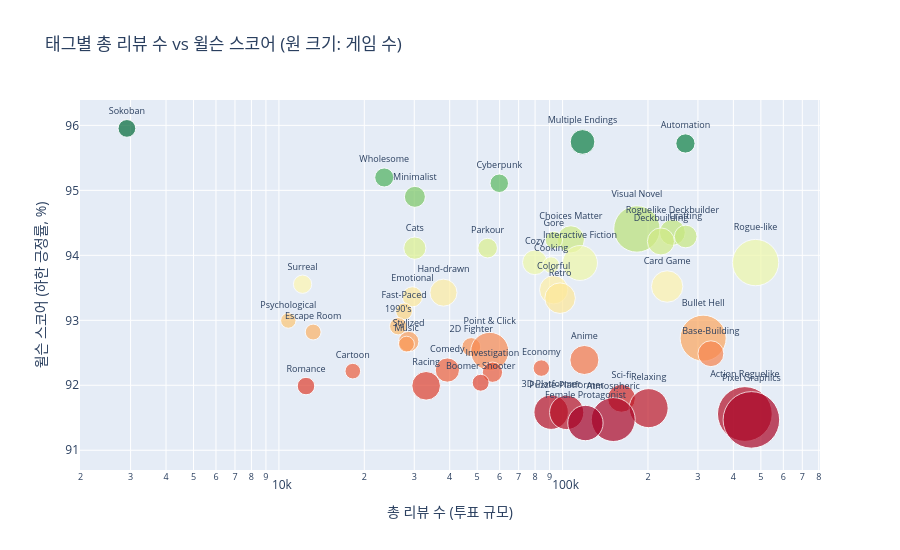

Notebook cell for this chart:
### Markdown cell above
## 태그별 총 리뷰 수 vs 윌슨 스코어 산점도

### Code cell
plot_scatter = tag_stats_filtered.head(50)

fig = px.scatter(
    plot_scatter,
    x='total_reviews_sum',
    y='wilson_score',
    size='game_count',
    color='wilson_score',
    color_continuous_scale='RdYlGn',
    text='tag',
    size_max=40,
    title='태그별 총 리뷰 수 vs 윌슨 스코어 (원 크기: 게임 수)',
    labels={
        'total_reviews_sum': '총 리뷰 수 (투표 규모)',
        'wilson_score': '윌슨 스코어 (하한 긍정률, %)',
        'game_count': '게임 수',
    },
    hover_data={'avg_positive_rate': ':.1f', 'game_count': True},
    log_x=True,
)
fig.update_traces(
    textposition='top center',
    textfont=dict(size=9),
)
fig.update_layout(height=550, coloraxis_showscale=False)
fig.show()

### Figure 1 — Plotly figure (JSON) as saved in the notebook; plotly's stock layout.template omitted (floating-point values rounded to 4 significant figures)
{"data": [{"customdata": [[95.37, 45.0], [87.55, 87.0], [82.43, 53.0], [91.75, 52.0], [86.17, 49.0], [92.08, 63.0], [89.41, 308.0], [84.4, 96.0], [74.77, 74.0], [85.26, 106.0], [81.43, 43.0], [83.87, 105.0], [86.83, 55.0], [91.62, 71.0], [90.01, 87.0], [84.61, 307.0], [87.21, 175.0], [83.16, 39.0], [91.22, 48.0], [83.49, 142.0], [86.46, 115.0], [87.77, 105.0], [88.46, 58.0], [88.58, 134.0], [91.88, 40.0], [85.74, 34.0], [86.53, 43.0], [84.37, 36.0], [85.96, 303.0], [86.25, 60.0], [87.64, 36.0], [83.63, 51.0], [87.74, 207.0], [76.91, 96.0], [87.79, 121.0], [74.28, 39.0], [89.8, 84.0], [85.63, 35.0], [84.13, 59.0], [87.99, 41.0], [79.75, 117.0], [90.3, 44.0], [84.14, 111.0], [90.89, 218.0], [86.4, 170.0], [90.72, 168.0], [84.9, 429.0], [86.11, 276.0], [88.06, 458.0], [88.12, 179.0]], "hovertemplate": "총 리뷰 수 (투표 규모)=%{x}<br>윌슨 스코어 (하한 긍정률, %)=%{marker.color}<br>게임 수=%{customdata[1]}<br>tag=%{text}<br>avg_positive_rate=%{customdata[0]:.1f}<extra></extra>", "legendgroup": "", "marker": {"color": [95.95, 95.75, 95.72, 95.2, 95.11, 94.9, 94.41, 94.35, 94.29, 94.25, 94.24, 94.21, 94.11, 94.11, 93.89, 93.89, 93.88, 93.85, 93.56, 93.52, 93.47, 93.43, 93.36, 93.34, 93.14, 93.0, 92.91, 92.82, 92.73, 92.67, 92.63, 92.59, 92.52, 92.49, 92.39, 92.26, 92.23, 92.22, 92.2, 92.04, 91.99, 91.99, 91.8, 91.65, 91.59, 91.58, 91.56, 91.47, 91.47, 91.42], "coloraxis": "coloraxis", "size": [45, 87, 53, 52, 49, 63, 308, 96, 74, 106, 43, 105, 55, 71, 87, 307, 175, 39, 48, 142, 115, 105, 58, 134, 40, 34, 43, 36, 303, 60, 36, 51, 207, 96, 121, 39, 84, 35, 59, 41, 117, 44, 111, 218, 170, 168, 429, 276, 458, 179], "sizemode": "area", "sizeref": 0.2863, "symbol": "circle"}, "mode": "markers+text", "name": "", "orientation": "v", "showlegend": false, "text": ["Sokoban", "Multiple Endings", "Automation", "Wholesome", "Cyberpunk", "Minimalist", "Visual Novel", "Roguelike Deckbuilder", "Crafting", "Choices Matter", "Gore", "Deckbuilding", "Parkour", "Cats", "Cozy", "Rogue-like", "Interactive Fiction", "Cooking", "Surreal", "Card Game", "Colorful", "Hand-drawn", "Emotional", "Retro", "Fast-Paced", "Psychological", "1990's", "Escape Room", "Bullet Hell", "Stylized", "Music", "2D Fighter", "Point & Click", "Base-Building", "Anime", "Economy", "Comedy", "Cartoon", "Investigation", "Boomer Shooter", "Racing", "Romance", "Sci-fi", "Relaxing", "3D Platformer", "Puzzle-Platformer", "Action Roguelike", "Atmospheric", "Pixel Graphics", "Female Protagonist"], "textfont": {"size": 9}, "textposition": "top center", "type": "scatter", "x": [2912, 117579, 271080, 23517, 59815, 30155, 182853, 243797, 271680, 106951, 93151, 222138, 54434, 30141, 79825, 478909, 115192, 91108, 12118, 233669, 93039, 38038, 29552, 97998, 27623, 10794, 26337, 13204, 312985, 28664, 28166, 47657, 55353, 333284, 119379, 84169, 39248, 18219, 56599, 51431, 33038, 12461, 161292, 201095, 91149, 103383, 439085, 150897, 462959, 120356], "xaxis": "x", "y": [95.95, 95.75, 95.72, 95.2, 95.11, 94.9, 94.41, 94.35, 94.29, 94.25, 94.24, 94.21, 94.11, 94.11, 93.89, 93.89, 93.88, 93.85, 93.56, 93.52, 93.47, 93.43, 93.36, 93.34, 93.14, 93.0, 92.91, 92.82, 92.73, 92.67, 92.63, 92.59, 92.52, 92.49, 92.39, 92.26, 92.23, 92.22, 92.2, 92.04, 91.99, 91.99, 91.8, 91.65, 91.59, 91.58, 91.56, 91.47, 91.47, 91.42], "yaxis": "y"}], "layout": {"coloraxis": {"colorbar": {"title": {"text": "윌슨 스코어 (하한 긍정률, %)"}}, "colorscale": [[0, "rgb(165,0,38)"], [0.1, "rgb(215,48,39)"], [0.2, "rgb(244,109,67)"], [0.3, "rgb(253,174,97)"], [0.4, "rgb(254,224,139)"], [0.5, "rgb(255,255,191)"], [0.6, "rgb(217,239,139)"], [0.7, "rgb(166,217,106)"], [0.8, "rgb(102,189,99)"], [0.9, "rgb(26,152,80)"], [1, "rgb(0,104,55)"]], "showscale": false}, "height": 550, "legend": {"itemsizing": "constant", "tracegroupgap": 0}, "title": {"text": "태그별 총 리뷰 수 vs 윌슨 스코어 (원 크기: 게임 수)"}, "xaxis": {"anchor": "y", "domain": [0, 1], "title": {"text": "총 리뷰 수 (투표 규모)"}, "type": "log"}, "yaxis": {"anchor": "x", "domain": [0, 1], "title": {"text": "윌슨 스코어 (하한 긍정률, %)"}}}}
